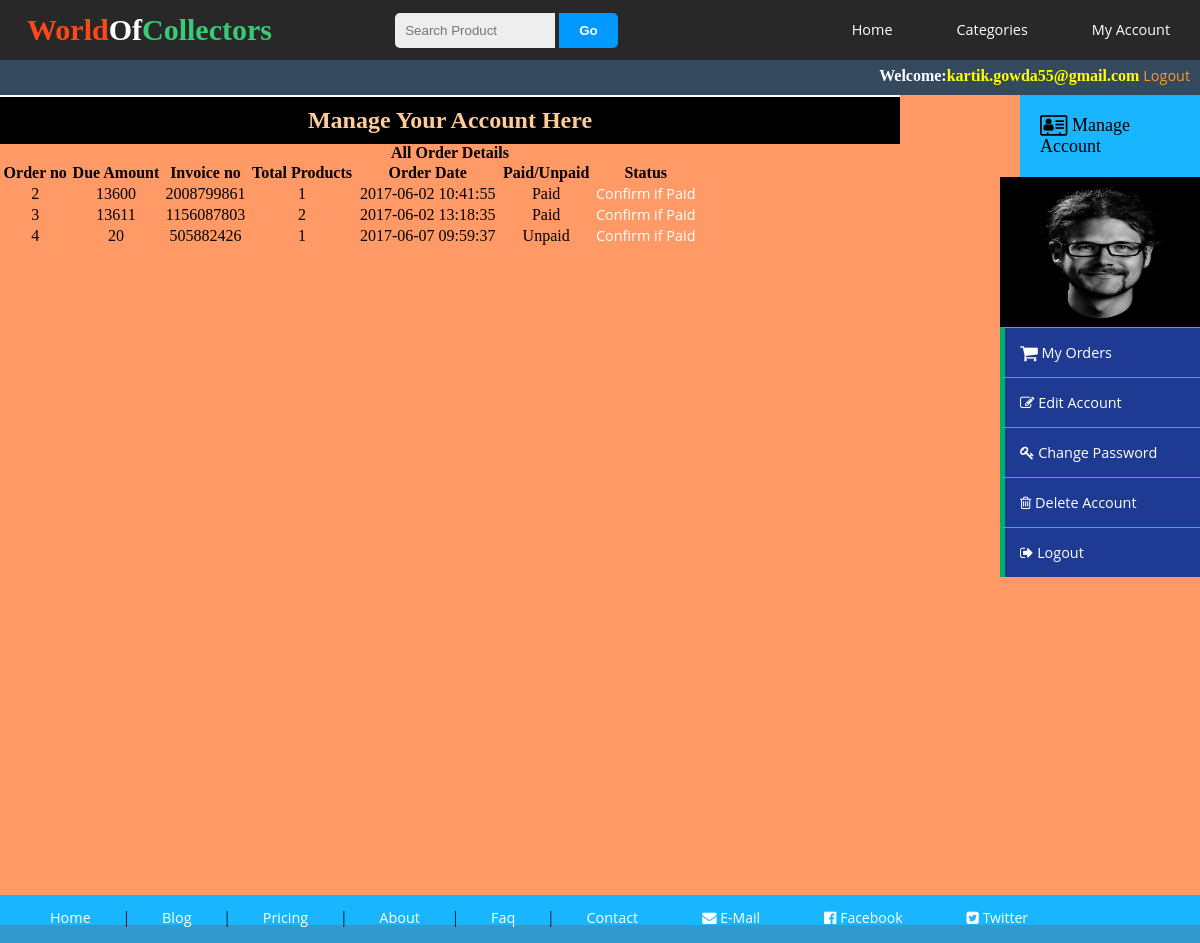
The app's page /customer/my_account.php?my_orders (signed in) with its own data.
### tables this page shows
CREATE TABLE `customers` (
  `customer_id` int(10) NOT NULL,
  `customer_name` varchar(100) NOT NULL,
  `customer_email` varchar(100) NOT NULL,
  `customer_pass` varchar(100) NOT NULL,
  `customer_country` text NOT NULL,
  `customer_city` text NOT NULL,
  `customer_contact` bigint(100) NOT NULL,
  `customer_address` text NOT NULL,
  `customer_image` text NOT NULL,
  `customer_ip` int(100) NOT NULL
);

CREATE TABLE `customer_orders` (
  `order_id` int(10) NOT NULL,
  `customer_id` int(10) NOT NULL,
  `due_amount` int(100) NOT NULL,
  `invoice_no` int(100) NOT NULL,
  `total_products` int(100) NOT NULL,
  `order_date` timestamp NOT NULL DEFAULT CURRENT_TIMESTAMP ON UPDATE CURRENT_TIMESTAMP,
  `order_status` text NOT NULL
);

### customer/my_orders.php (the view)
<?php
include("includes/db.php");
$c = $_SESSION['customer_email'];
	$get_c= "select * from customers where customer_email='$c'";
	$run_c = mysqli_query($db, $get_c);
	$row_c=mysqli_fetch_array($run_c);
	$customer_id = $row_c['customer_id'];
?>
<center><h3> All Order Details </h3></center>
<table width="700" align="center">
	<tr>
		<th>Order no</th>
		<th>Due Amount</th>
		<th>Invoice no</th>
		<th>Total Products</th>
		<th>Order Date</th>
		<th>Paid/Unpaid</th>
		<th>Status</th>
	</tr>
	<?php
	$get_orders = "select * from customer_orders where customer_id=$customer_id";
	$run_orders= mysqli_query($con, $get_orders);
	$i=1;
	while($row_orders=mysqli_fetch_array($run_orders)){
		$order_id = $row_orders['order_id'];
		$due_amount = $row_orders['due_amount'];
		$invoice_no = $row_orders['invoice_no'];
		$products = $row_orders['total_products'];
		$date = $row_orders['order_date'];
		$status = $row_orders['order_status'];
		$i++;
		if($status=='Pending'){
			$status='Unpaid';
		}
		else
		{
			$status='Paid';
		}
		echo "<tr align='center'>
		<td>$i</td>
		<td>$due_amount</td>
		<td>$invoice_no</td>
		<td>$products</td>
		<td>$date</td>
		<td>$status</td>
		<td><a href='confirm.php?order_id=$order_id'>Confirm if Paid</td>
		</tr>";
	}
	?>
</table>

### customer/my_account.php (shortened to what this page needs)
<?php
include("includes/db.php");
include("functions/functions.php");
?>
<html>
<head>
	<link rel="stylesheet" type="text/css" href="styles/style.css" media='all'>
	<link rel="stylesheet"  href="font/css/font-awesome.min.css">
</head>
		<header>
			<a href="../index.php" style="font-family: 'Roboto Slab', serif;"><h1>World<span>Of</span><span style="color:#39ca74">Collectors</span></h1></a>
				<nav>
					<ul id="menu">
					<li class="extra"><div id="search">
								<form  method="get" action="results.php" enctype="multipart/form-data" style="display:inline;">
									<input type="text" name="user_query" placeholder="Search Product" id="search-box">
									<input type="submit" name="search" value="Go" id="search-btn">
								</form>
					</li>
						<li><a id="linkref" href="../index.php">Home</a></li>
						<div class="dropdown">
					<span><li><a id="linkref" href="categories.php">Categories</a></li></span>
					</div>
					<li><a id="linkref" href="my_account.php">My Account</a></li>
					</ul>
				</nav>
		</header>
	<body>
	<div class="content_wrapper">
	<div class="headline">
						<div class="headline_content">
							<?php
								if(isset($_SESSION['customer_email'])){
									echo "<b>Welcome:". "</b>"."<b style='color:yellow;'>".$_SESSION['customer_email']."</b>";
									}
									?>
									<?php
										if(!isset($_SESSION['customer_email'])){
											echo "<a href='checkout.php' style='color: #F93;'>Login</a>";
											}
										else{
												echo "<a href='logout.php' style='color: #F93;'>Logout</a>";
											}
									?>
						</div>
					</div>
			<div class="manage">
				<div class="sidebar_title">
						<i class="fa fa-address-card-o fa-lg" aria-hidden="true"></i>
					Manage Account
				</div>
				<ul id="cats">
					<?php
					if(isset($_SESSION['customer_email'])){
						$customer_session = $_SESSION['customer_email'];
					$get_customer_pic = "select * from customers where customer_email='$customer_session'";
					$run_customer = mysqli_query($con,$get_customer_pic);
					$row_customer = mysqli_fetch_array($run_customer);
					$customer_pic = $row_customer['customer_image'];
					echo "<img src='customer_photos/$customer_pic' width='100%' height='150'>";
					}
					else
					{
						}
						?>
						<li>
							<a href="my_account.php?my_orders"><span class="fa fa-shopping-cart fa-lg" ></span>
							 My Orders</a>
						</li>
						<li>
							<a href="my_account.php?edit_account"><i class="fa fa-pencil-square-o" aria-hidden="true"></i> Edit Account</a>
						</li>
						<li>
							<a href="my_account.php?change_pass"><i class="fa fa-key" aria-hidden="true"></i> Change Password</a>
						</li>
						<li>
							<a href="my_account.php?delete_account">
							<i class="fa fa-trash-o" aria-hidden="true"></i> Delete Account</a>
						</li>
						<li>
							<a href="logout.php"><i class="fa fa-sign-out" aria-hidden="true"></i> Logout</a>
						</li>
						</ul>
			</div>
			<div class="right_content">
				<div class="account">
					<h2 style="background: #000; color:#FC9; padding: 10px; text-align: center; border-top: 2px solid #FFF;">
						Manage Your Account Here
					</h2>
							<?php
								if(isset($_GET['my_orders']))
								{
									include("my_orders.php");
								}
							?>
				</div>
	</div>
</div>
</body>
<div class="footer">
		<ul>
				<li> <a href="#">Home</a></li>
				|
				<li><a href="#">Blog</a></li>
				|
				<li><a href="#">Pricing</a></li>
				|
				<li><a href="#">About</a></li>
				|
				<li><a href="#">Faq</a></li>
				|
				<li><a href="#">Contact</a></li>
		<li>
			<a href="#">
				<i class="fa fa-envelope" aria-hidden="true"></i>
				<span class="site">E-Mail</span>
			</a>
		</li>
		<li>
			<a href="http://facebook.com" title="My Facebook Page">
				<i class="fa fa-facebook-official" aria-hidden="true"></i>
				<span class="site">Facebook</span>
			</a>
		</li>
		<li>
			<a href="http://twitter.com" title="My Twitter Page">
				<i class="fa fa-twitter-square" aria-hidden="true"></i>
				<span class="site">Twitter</span>
			</a>
		</li>
	</ul>
</div>
</html>

### customer/styles/style.css (style rules this page uses)
* { margin: 0; padding: 0; border: 0; box-sizing:border-box; }
body { background-color: #39C; }
header { width: 100%; height: 60px; background-color: #282828; }
h1 { position: absolute; padding: 3px; float: left; margin-left: 2%; margin-top: 10px; color: #ff471a; font-size: 30px; }
span { color:#ffffff; }
ul { width: auto; float: right; margin-top: 8px; }
li { display: inline-block; padding: 5px 30px; }
ul li.extra { padding-right: 200px; }
a { text-align: center; color: #ffffff; text-decoration: none; font-family: 'Open Sans', sans-serif; font-size: 1.2vw; }
#search-btn { background:#0099ff; color:white; font: 'trebuchet ms', trebuchet; padding:10px 20px; border-radius:0 5px 5px 0; -moz-border-radius:0 5px 5px 0; -webkit-border-radius:0 5px 5px 0; -o-border-radius:0 5px 5px 0; border:0 none; font-weight:bold; }
#search-box { background: #eee; padding:10px; border-radius:5px 0 0 5px; -moz-border-radius:5px 0 0 5px; -webkit-border-radius:5px 0 0 5px; -o-border-radius:5px 0 0 5px; border:0 none; width:160px; }
.content_wrapper { width:100%; height: auto; background-color: #F96; }
.footer { background-color: #19B5FE; height: 30px; }
.footer ul { float: left; padding-left: 20px; padding-bottom: 10px; }
.dropdown { position: relative; display: inline-block; }
.headline { background-color: #34495e; color: white; height: 35px; width: 100%; }
.headline_content { float:right; padding-right: 10px; padding-top: 6px; }
h3 { color: black; font-size: 16px; }
span.site { font-size: 14px; line-height: 20px; }
.manage { width:15%; float:right; background-color: #1F3A93; }
.sidebar_title { background: #19B5FE; color:#000; padding: 20px; font-size: 18px; }
.manage ul { list-style: none; margin:0; }
.manage ul li { padding: 15px; position: relative; width: 200px; background-color: #1F3A93; border-top: 1px solid #19B5FE; border-left: 5px solid #00B16A; }
.manage ul li a { text-decoration: none; color: #FFF; }
.account { width: 100%; height: 100%; }
.account { height: 100%; width: 75%; }

### records on screen
customers: customer_image (picture)
customer_orders: due_amount "13600", invoice_no "2008799861", total_products "1", order_date "2017-06-02 10:41:55", order_status "Paid"
customer_orders: due_amount "13611", invoice_no "1156087803", total_products "2", order_date "2017-06-02 13:18:35", order_status "Paid"
customer_orders: due_amount "20", invoice_no "505882426", total_products "1", order_date "2017-06-07 09:59:37", order_status "Unpaid"

### other values on screen
$_SESSION['customer_email'] "kartik.gowda55@gmail.com"
